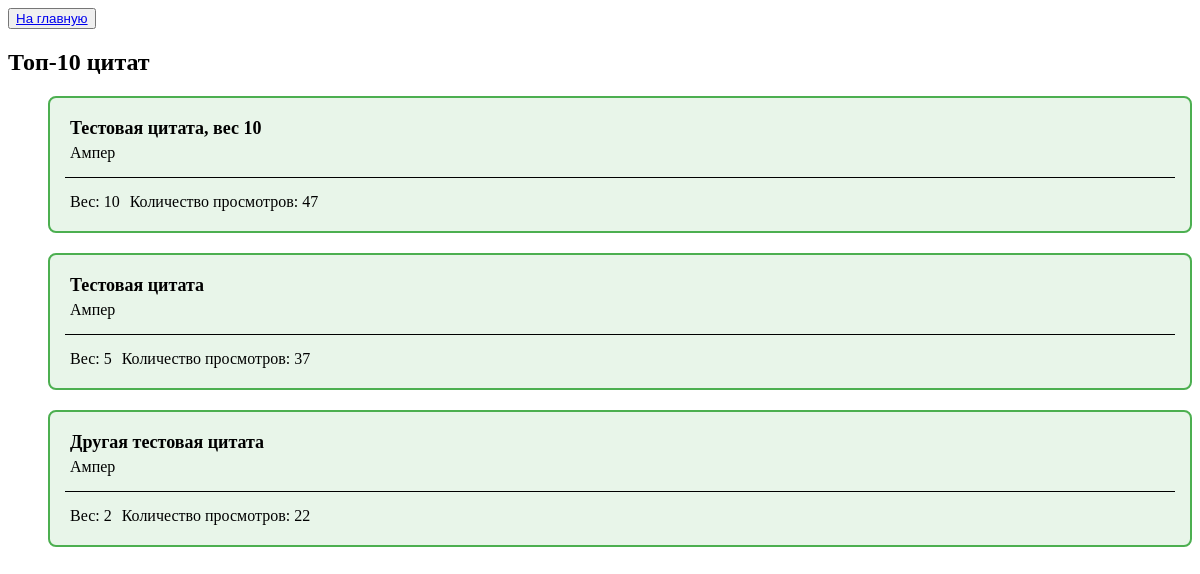
Before: /top_ten/ with the older database file.
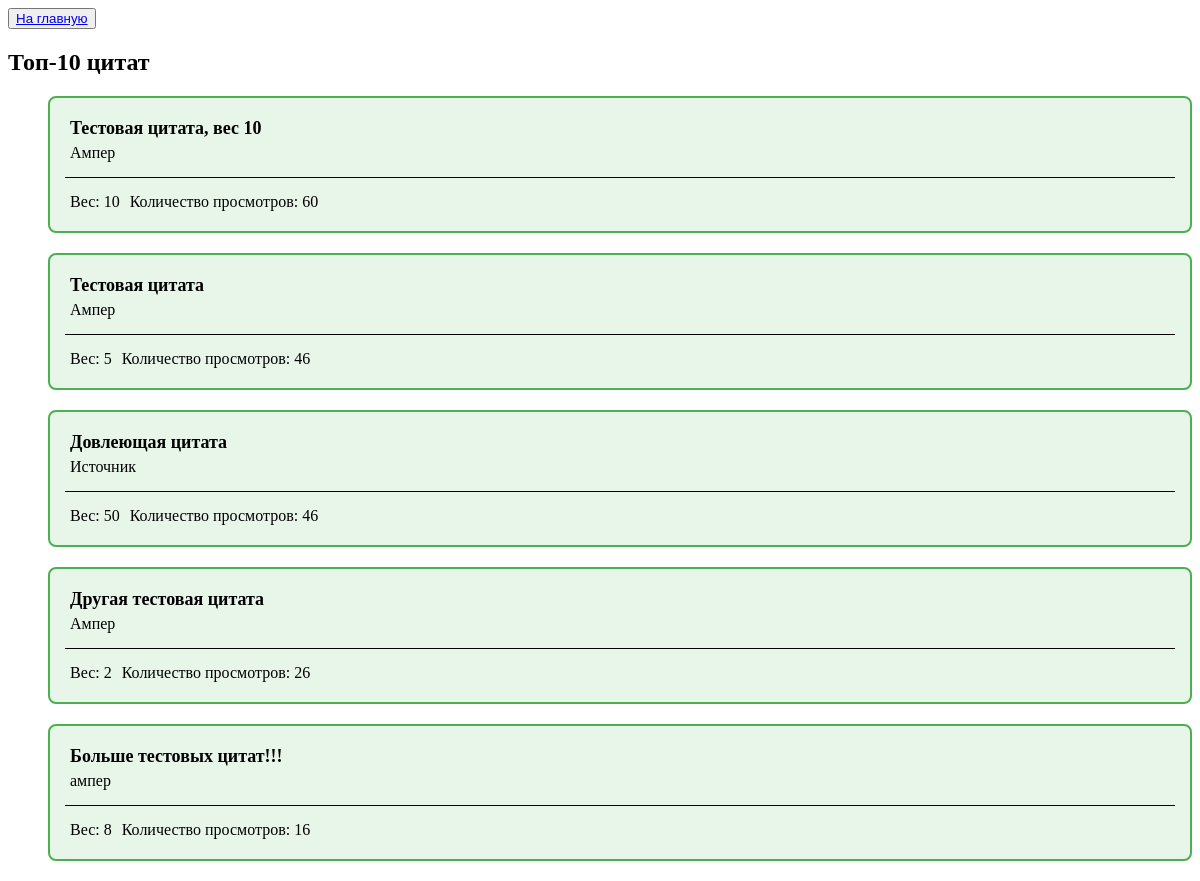
After: the same page with the newer database file.
### quotes/models.py (models this page shows)
class Quote(models.Model):
    text = models.TextField(unique=True)
    source = models.CharField(max_length=255)
    weight = models.PositiveIntegerField(default=1)
    views = models.PositiveIntegerField(default=0)
    likes = models.PositiveIntegerField(default=0)
    dislikes = models.PositiveIntegerField(default=0)

### quotes/views.py (the view)
# urls.py: path('top_ten/', views.top_ten, name='top_ten'),
def top_ten(request):
    quotes = Quote.objects.order_by('-views')[:10]
    return render(request, 'top_ten.html', {'quotes': quotes})

### quotes/templates/top_ten.html (shortened to what this page needs)
<html>
    <head>
    </head>
    <body>
        {% if quotes %}
            <button><a href="{% url 'random_quote' %}">На главную</a></button>
            <h2>Топ-10 цитат</h2>
            <ul id="quotes-list">
                {% for quote in quotes %}
                    <div class="quote_container">
                        <div>
                            <p class="quote_text">{{ quote.text }}</p>
                            <p class="quote_source">{{ quote.source }}</p>
                        </div>
                        <hr>
                        <div class="quote_info">
                            <p>Вес: {{ quote.weight }}</p>
                            <p>Количество просмотров: {{ quote.views }}</p>
                        </div>
                    </div>
                {% endfor %}
            </ul>
        {% else %}
            <p>Цитат пока нет.</p>
        {% endif %}
    </body>
</html>

Changed rows visible on the page:
changed Quote "Тестовая цитата, вес 10": views "47" → "60"
changed Quote "Тестовая цитата": views "37" → "46"
added Quote: text "Довлеющая цитата", source "Источник", weight "50", views "46"
changed Quote "Другая тестовая цитата": views "22" → "26"
added Quote: text "Больше тестовых цитат!!!", source "ампер", weight "8", views "16"
